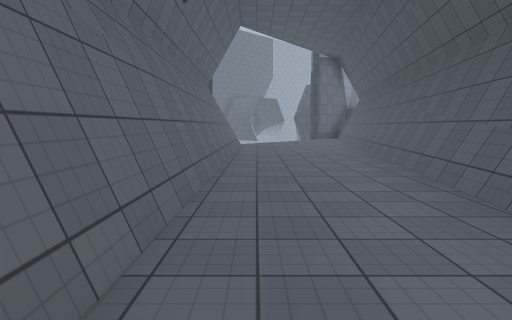
[1] (above)

12 first-person views from a walk through a Unity game level. The camera is 1.4 m above the floor, tilts 6° down and sees 75° across. The floor is counted in squares, 2 m on a side. Each view is taken from the middle of a square. On the plan, view 1 faces up. The plan holds only what a view shows up to about 10 squares ahead; the rest is blank. The place goes on beyond the plan. The player is left out. Some animated figures are not drawn. Surface patterns are stand-ins for the level's own textures.

[2]
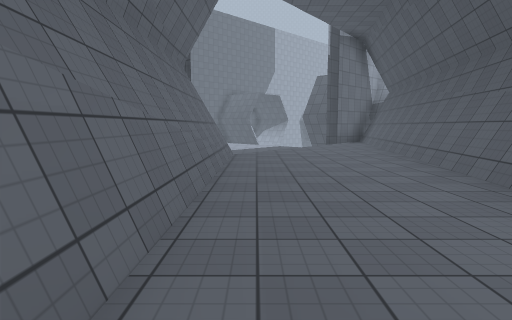

[3]
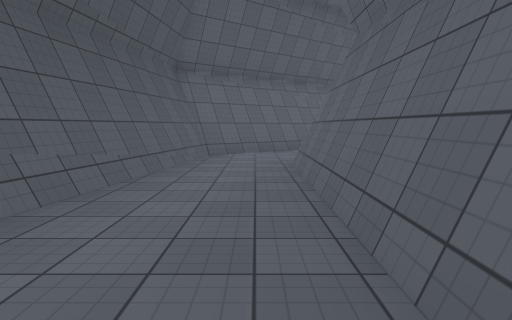

[4]
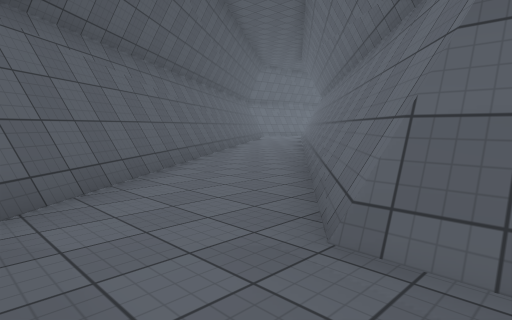

[5]
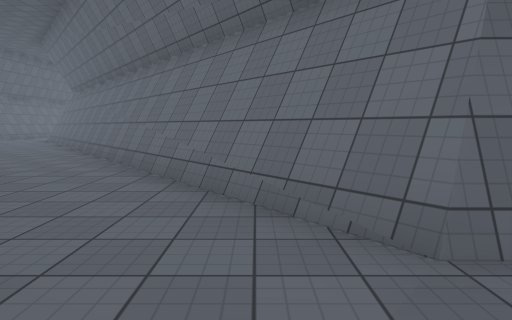

[6]
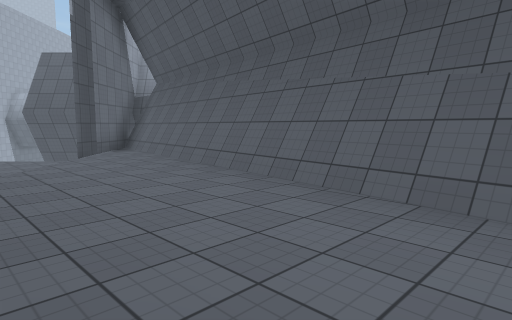

[7]
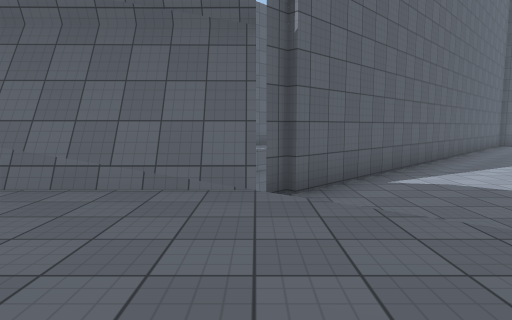

[8]
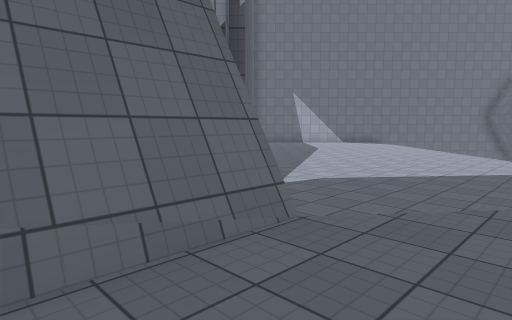

[9]
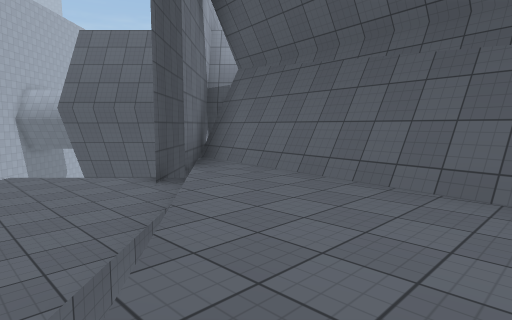

[10]
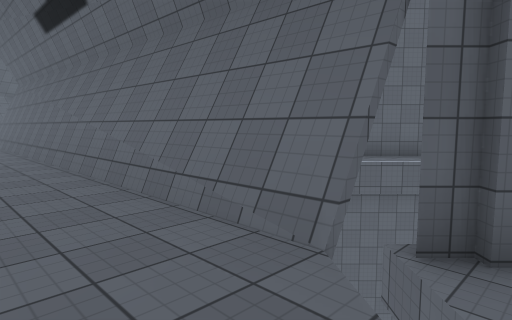

[11]
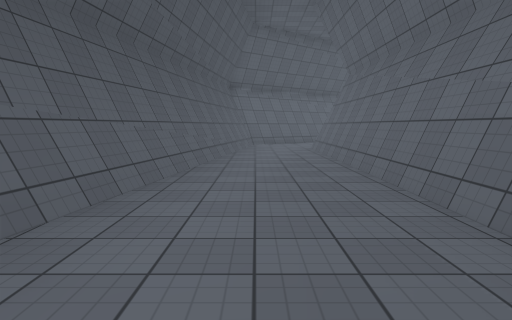

[12]
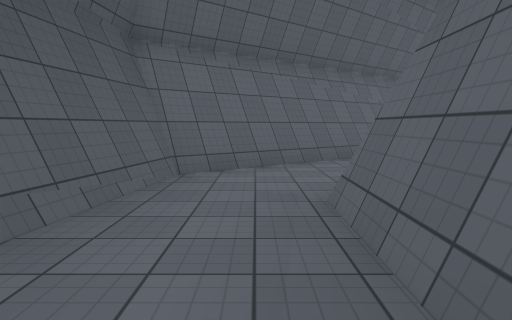

### Floor plan
Points are (right, up) in squares from view 1. A wall is a line through its corners. A room is listed if a view was taken in it or the views show most of it. See-through windows are left out.
Room 1 (views 1, 2, 3, 4, 5, 6, 7, 8, 9, 10, 11, 12)
walls: (-0.6, 12) (-0.8, -1.7) (-3.3, -3.7); (-0.9, 12) (-0.8, 6.5); (-0.8, -1.9) (-3.1, -3.7); (-1.7, -6.2) (1.4, -3.8) (4.6, 16.8)
low walls: (1.5, -1.7) (4.3, 16.8); (-1.9, -6.1) (1.2, -3.7)
ways out: opening at (-2, -5) to room 2; opening at (2, 16); gap at (3, 17)
Room 2 (no view inside)
walls: (-3.3, -3.7) (-7.3, -6.8); (-3.1, -3.7) (-7, -6.8); (-5.4, -9) (-1.7, -6.2)
low walls: (-5.4, -8.7) (-1.9, -6.1)
ways out: opening at (-2, -5) to room 1; opening at (-6, -8)

Where each view was taken, in squares from view 1:
view 1: 0 up, 0 right, facing up
view 2: 4 up, 0 right, facing up
view 3: 4 up, 0 right, facing down
view 4: 1 down, 1 right, facing down-left
view 5: 3 down, 1 right, facing left
view 6: 8 up, 0 right, facing up-right
view 7: 12 up, 3 right, facing left
view 8: 10 up, 1 right, facing up-left
view 9: 12 up, 0 right, facing up-right
view 10: 13 up, 1 right, facing down-left
view 11: 8 up, 1 right, facing down
view 12: 1 up, 0 right, facing down
